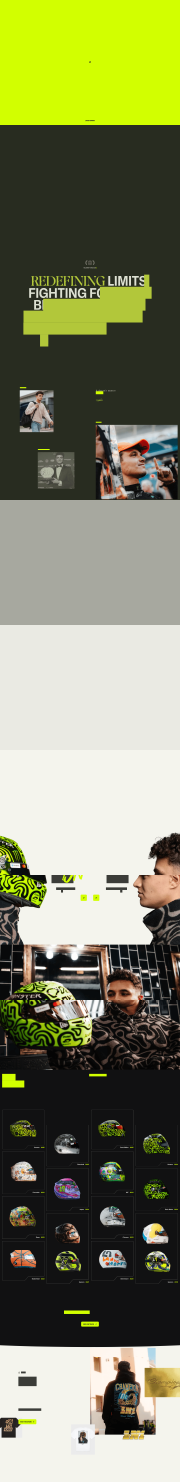
#> input picture brand-reference-websites/library/evidence/lando-desktop.png, 1440 x 11856 px (shown at 1/8 size)
$ python crop_panel.py ../../brand-reference-websites/library/evidence/lando-desktop.png 5 ../../brand-reference-websites/library/evidence/lando-desktop.png
#> lines starting #> are read from the running program, lines starting #| are printed output that depends on the picture
"""Crop a 2x phone screenshot to the top half's shape (800x711 -> 1080x960 at scale 1.35).

Usage: crop_panel.py <in.png> <top_px> <out.png>
"""
import sys
from PIL import Image

src, top, out = sys.argv[1], int(sys.argv[2]), sys.argv[3]
im = Image.open(src).convert("RGB")
#> im is the input picture: PIL image 1440x11856 RGB; mean R, G, B 127, 131.1, 98
im.crop((0, top, 800, top + 711)).save(out)
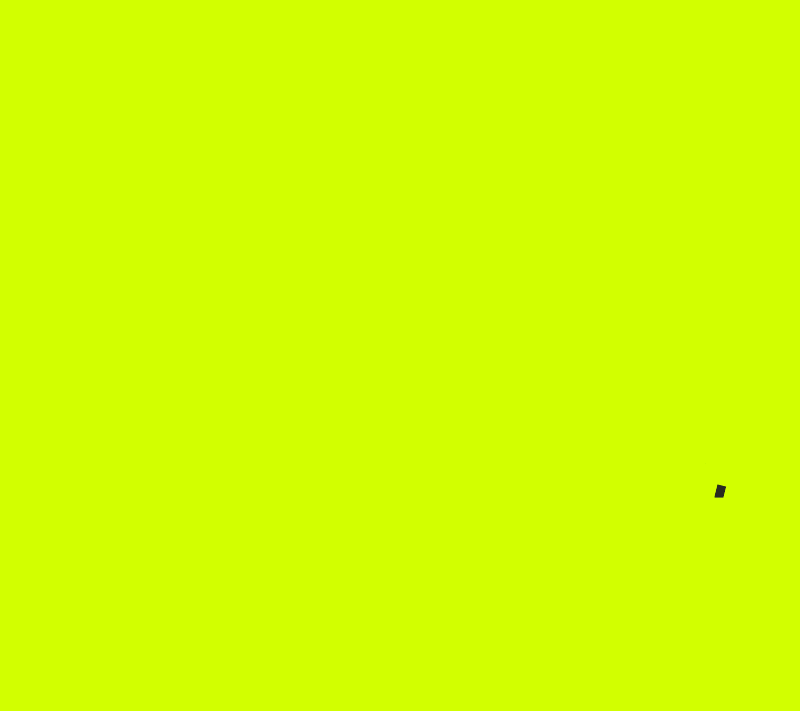
#> saved as lando-desktop.png: PIL image 800x711 RGB; mean R, G, B 210, 255, 0
print(out)
